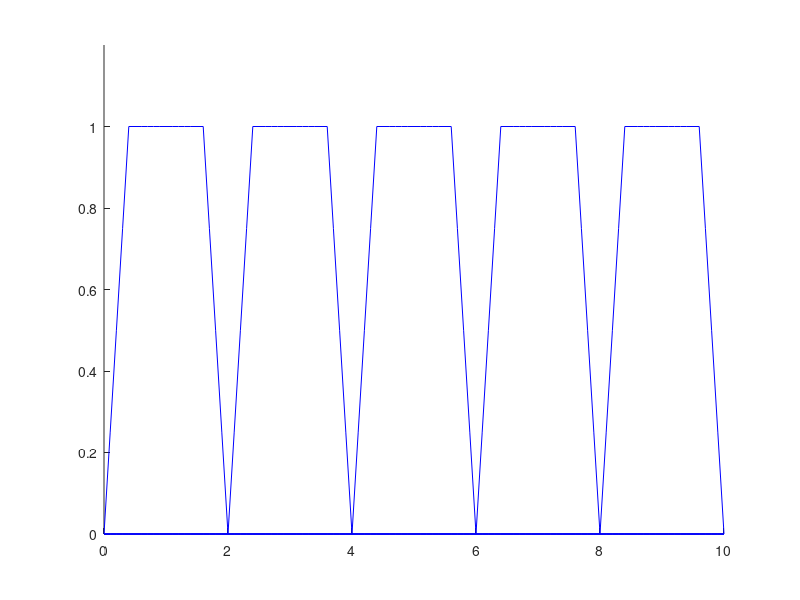

The MATLAB script that drew this image:
function test_animation

clear all; close all;
xmax=10;
xx=linspace(0,xmax,101)';

global d; global h;
d=0.4; h=1.2;
global A; A=1;
a=A/d;
b=A*(2*d+h)/d;
I=ones(size(xx,1),1);
u=2;
hold on;

for t=0:0.1:4
    x=xx-u*t;
    rising =a*x.*(x>=0 & x<d);
    holding = A*I.*(x>=d & x<=h+d);
    falling = (-a*x+b*I).*(x>h+d & x<=2*d+h);
    fx=rising+holding+falling;
    h1=plot(xx,fx,'b-');
    xlim([0 xmax]);
    ylim([0 1.2*A]);
    drawnow;
    pause(0.1);
    if ((t==0)||(t==1)||(t==2)||(t==3)||(t==4))
        set(h1,'Visible','on');          
    else
      set(h1,'Visible','off');  
    end
end


end